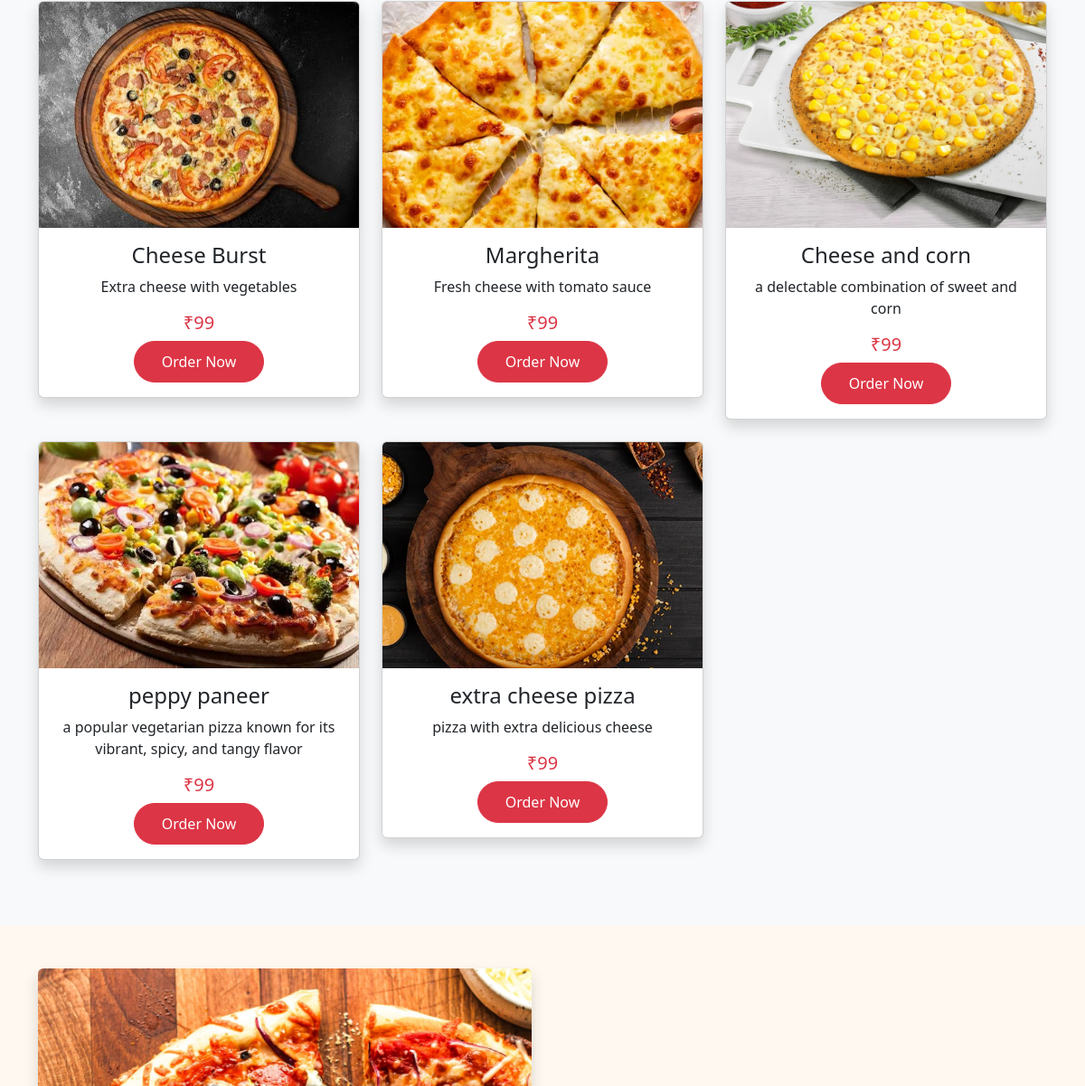
Before: / (middle part) with the older database file.
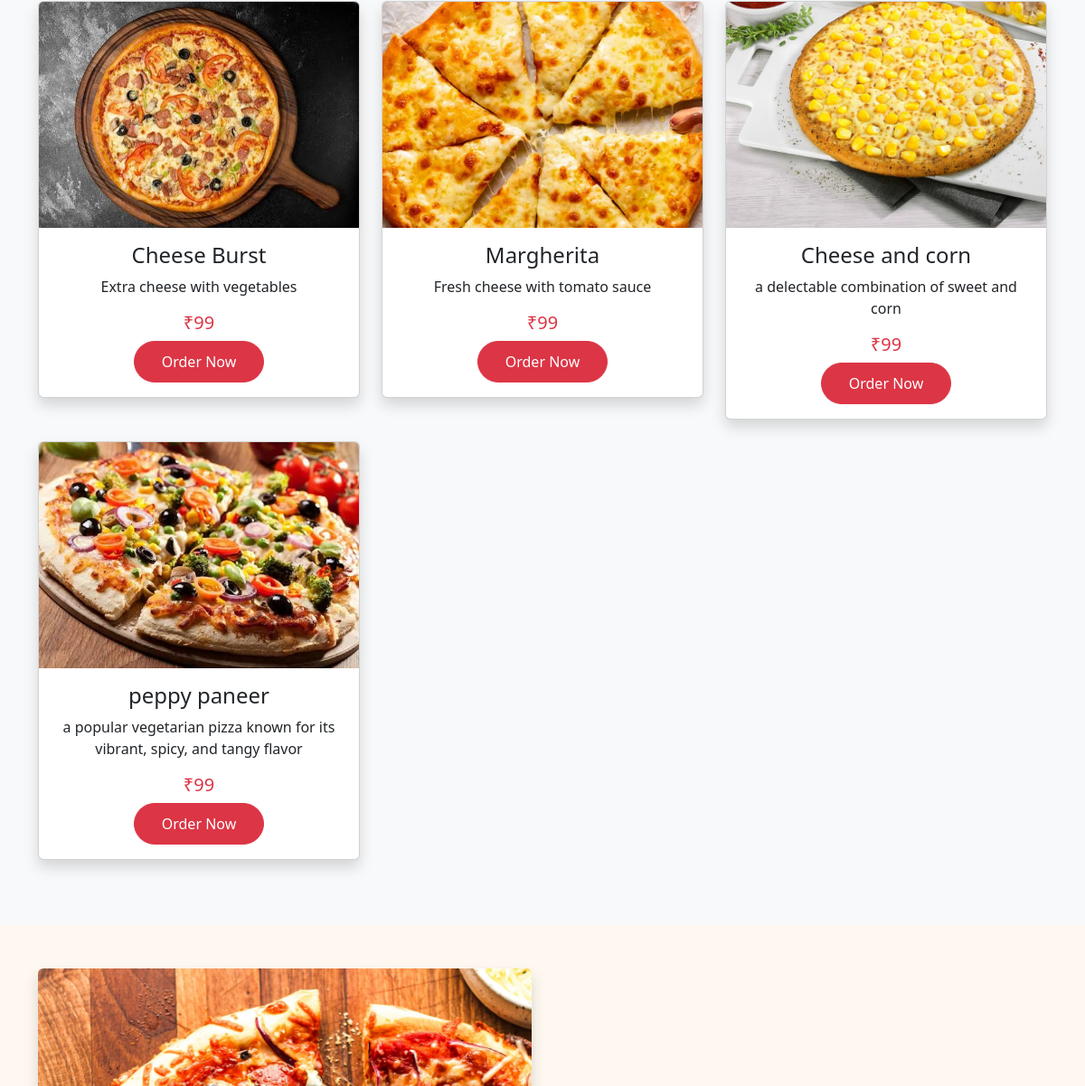
After: the same page with the newer database file.
### tables this page shows
CREATE TABLE pizza(
    id INTEGER PRIMARY KEY AUTOINCREMENT,
    name TEXT,
    description TEXT,
    price INTEGER,
    image TEXT
);

### app.py (the view)
@app.route("/", methods=["GET"])
def home():
    with sqlite3.connect(DATABASE) as conn:
        cursor = conn.cursor()
        cursor.execute(SELECT_ALL_PIZZAS)
        pizzas = cursor.fetchall()
        cursor.execute(SELECT_ALL_REVIEWS)
        reviews = cursor.fetchall()
        cursor.execute(SELECT_ABOUT)
        about = cursor.fetchone()
    return render_template(
        "index.html",
        pizzas=pizzas,
        reviews=reviews,
        about=about
    )

### templates/index.html (shortened to what this page needs)
<!doctype html>
<html lang="en">
  <head>
    <link href="https://cdn.jsdelivr.net/npm/bootstrap@5.3.8/dist/css/bootstrap.min.css" rel="stylesheet">
 <link rel="stylesheet" href="{{ url_for('static', filename='style.css') }}">
  </head>
  <body>
<div id="carouselExampleControls"
     class="carousel slide"
     data-bs-ride="carousel"
     data-bs-interval="2000"
     data-bs-pause="false">
<section id="menu" class="py-5 bg-light">
    <div class="container">
<div class="row">
    {% for pizza in pizzas %}
    <div class="col-md-4 mb-4">
        <div class="card shadow">
            <img src="{{ url_for('static', filename='images/' + pizza[4]) }}"
                 class="card-img-top"
                 alt="{{ pizza[1] }}">
            <div class="card-body text-center">
                <h4>{{ pizza[1] }}</h4>
                <p>{{ pizza[2] }}</p>
                <h5 class="text-danger">₹{{ pizza[3] }}</h5>
                <button class="btn btn-danger">
                    Order Now
                </button>
            </div>
        </div>
    </div>
    {% endfor %}
</div>
            </div>
        </div>
<section class="py-5">
    <div class="container">
        <div id="Services" class="row align-items-center">
            <div class="col-md-6">
                <img src="{{ url_for('static', filename='images/pizza4.jpg') }}"
     class="img-fluid rounded shadow"
     alt="Pizza">
            </div>
        </div>
    </div>
</section>
  </body>
</html>

### static/style.css (style rules this page uses)
body { background-color: #FFF8F0; }
.card img { height:250px; object-fit:cover; }
.card { transition:0.4s; }
.btn-danger { border-radius: 30px; padding: 10px 30px; }

Changed rows visible on the page:
removed pizza: image (picture), name "extra cheese pizza", description "pizza with extra delicious cheese", price "99"
